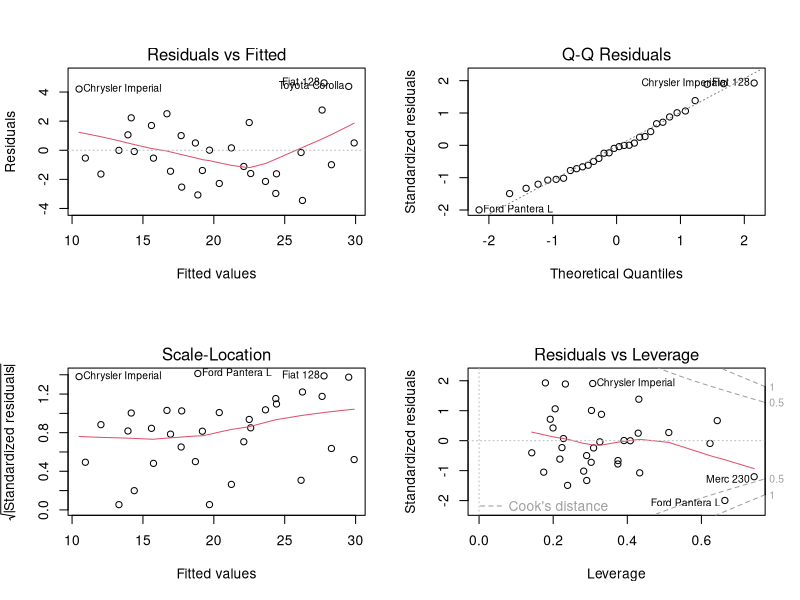
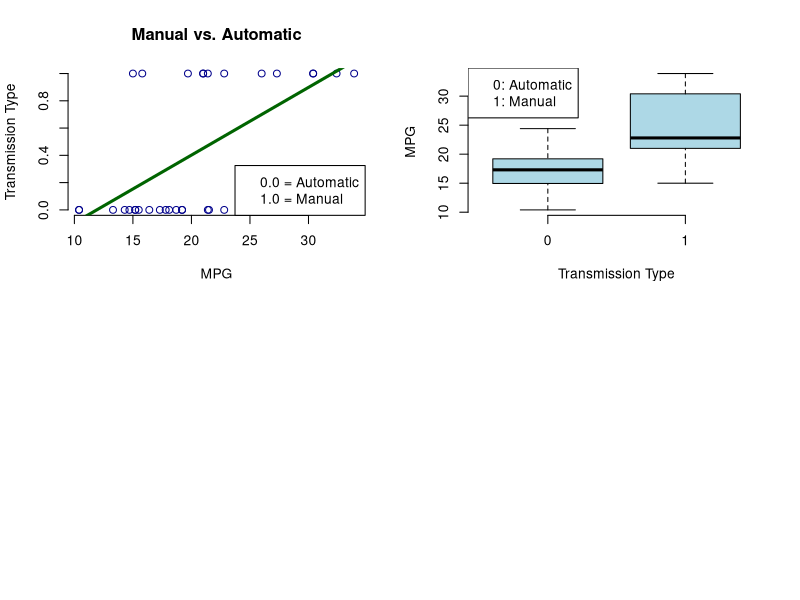

Here is the R script that generated these plots, in order:
## ---- chunk 1
knitr::opts_chunk$set(echo = TRUE)
## ---- chunk 2
library(ggplot2)
library(knitr)
library(datasets)
## ---- chunk 3
# Read Data
data(mtcars)

## ---- chunk 4
# Exploratory Analyses
dataAnalysis <- function(mtcars)
  {
    head(mtcars)
    dim(mtcars)
    str(mtcars)
    summary(mtcars)
  }

dataAnalysis(mtcars)
## ---- chunk 5
# linear model -- includes residual 
par(mfrow = c(2, 2))
fitMPG <- lm(mpg ~ .,data=mtcars); 
plot(fitMPG)
## ---- chunk 6
# Linear Testing
plot(mtcars$mpg,mtcars$am,xlab="MPG",ylab="Transmission Type",main="Manual vs. Automatic",
     col="darkblue",cex=1.1,pch=21,frame=F)
lm1 <- lm(mtcars$am ~ mtcars$mpg)
abline(lm1,col="darkgreen",lwd=3)

legend('bottomright',c("0.0 = Automatic","1.0 = Manual"))
## ---- chunk 7
# boxplot
boxplot(mpg ~ am,data=mtcars,fill="darkblue",col="lightblue"
        ,xlab="Transmission Type",ylab="MPG",frame=F)
legend('topleft',c("0: Automatic","1: Manual"))

lmAuto <- lm(mtcars$mpg ~ mtcars$am)
summary(lmAuto)

t.test(mpg ~ am,data=mtcars)

